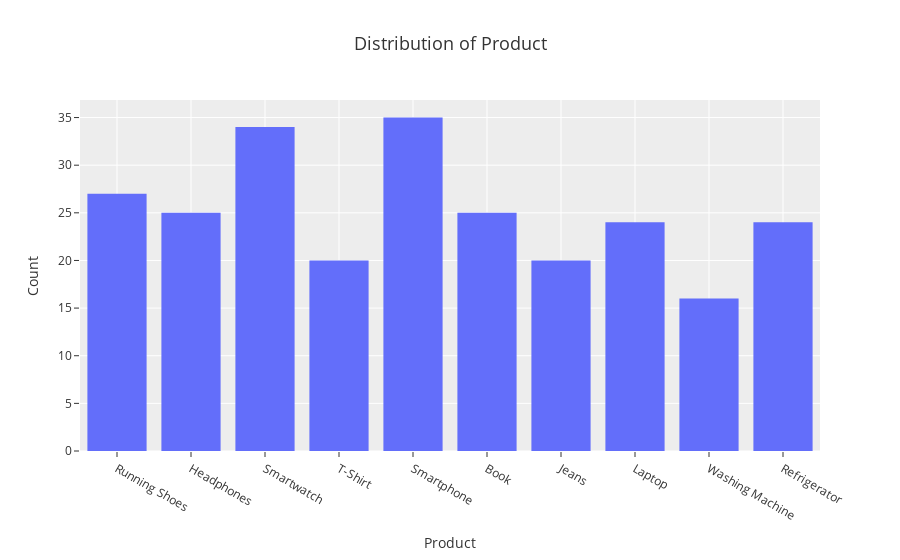
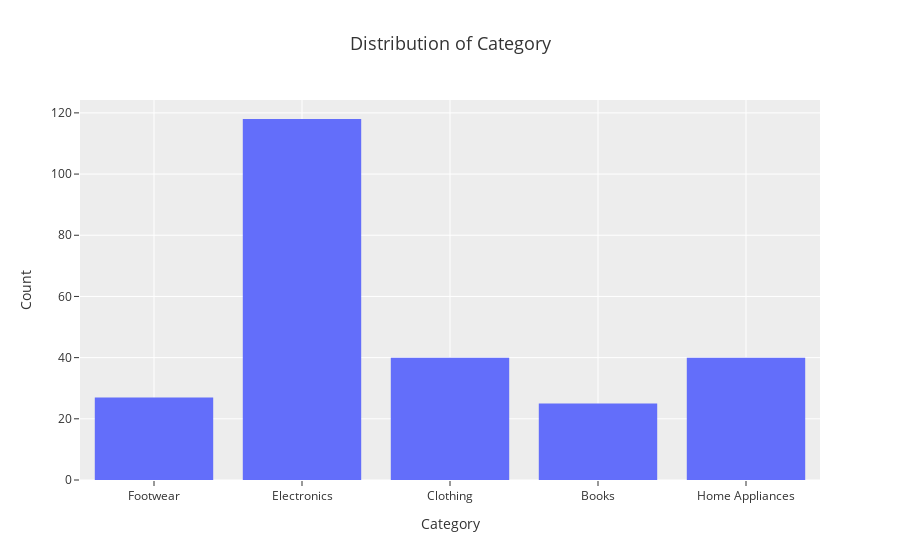
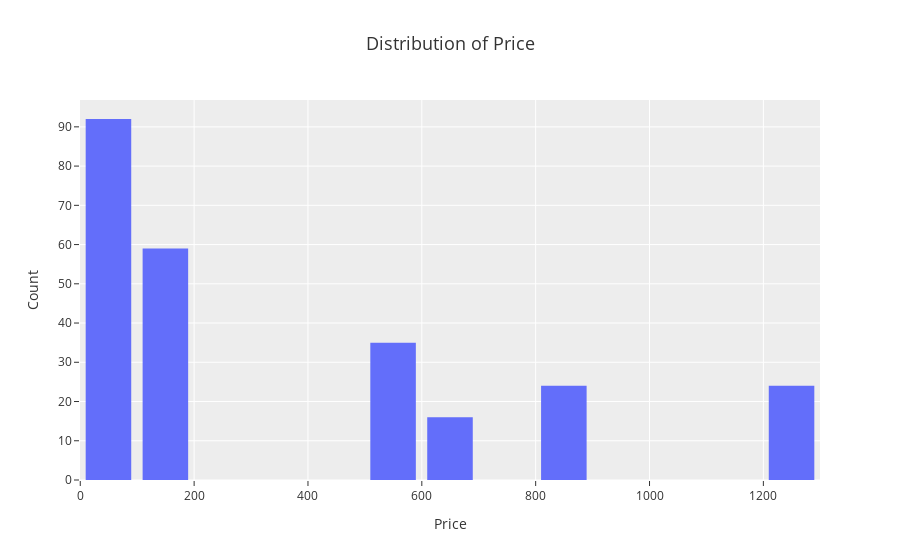
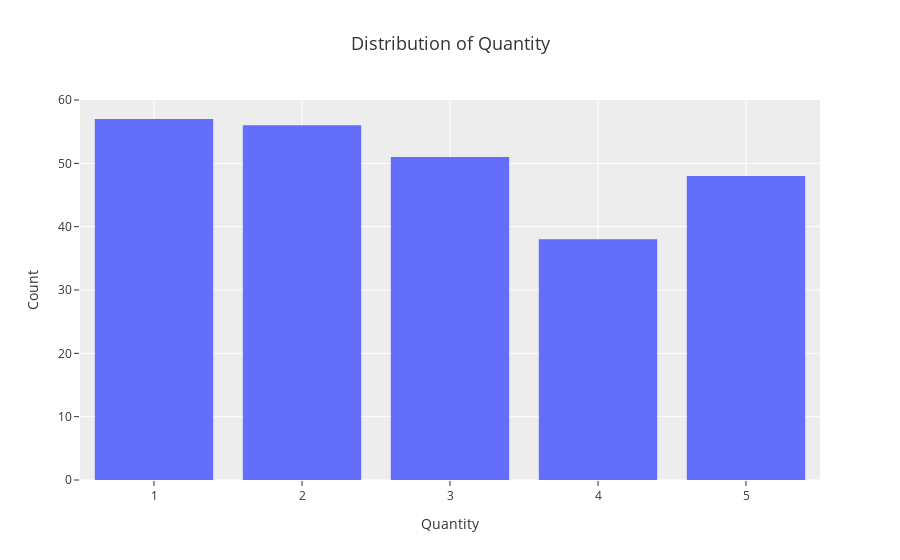

Write notebook code for charts like these, in order.
### Code cell
columns=['Product', 'Category', 'Price', 'Quantity',
       'Total Sales', 'Customer Name', 'Customer Location', 'Payment Method',
       'Status']
for column in columns:
    fig = px.histogram(data_frame=df, x=column, title=f"Distribution of {column}", 
                       color_discrete_sequence=['#636EFA'], template='ggplot2')
    fig.update_layout(title_font_size=18, xaxis_title=column, yaxis_title="Count", 
                      title_x=0.5, bargap=0.2)
    fig.show()

### Figure 1 — Plotly figure (JSON) as saved in the notebook; plotly's stock layout.template omitted (floating-point values rounded to 4 significant figures; data arrays with more than 128 entries replaced by an {"elided": "..."} marker saying what was removed)
{"data": [{"alignmentgroup": "True", "bingroup": "x", "hovertemplate": "Product=%{x}<br>count=%{y}<extra></extra>", "legendgroup": "", "marker": {"color": "#636EFA", "pattern": {"shape": ""}}, "name": "", "offsetgroup": "", "orientation": "v", "showlegend": false, "type": "histogram", "x": {"elided": "250 str values"}, "xaxis": "x", "yaxis": "y"}], "layout": {"autosize": true, "bargap": 0.2, "barmode": "relative", "legend": {"tracegroupgap": 0}, "title": {"font": {"size": 18}, "text": "Distribution of Product", "x": 0.5}, "xaxis": {"anchor": "y", "autorange": true, "domain": [0, 1], "range": [-0.5, 9.5], "title": {"text": "Product"}, "type": "category"}, "yaxis": {"anchor": "x", "autorange": true, "domain": [0, 1], "range": [0, 36.84], "title": {"text": "Count"}}}}

### Figure 2 — Plotly figure (JSON) as saved in the notebook; plotly's stock layout.template omitted (floating-point values rounded to 4 significant figures; data arrays with more than 128 entries replaced by an {"elided": "..."} marker saying what was removed)
{"data": [{"alignmentgroup": "True", "bingroup": "x", "hovertemplate": "Category=%{x}<br>count=%{y}<extra></extra>", "legendgroup": "", "marker": {"color": "#636EFA", "pattern": {"shape": ""}}, "name": "", "offsetgroup": "", "orientation": "v", "showlegend": false, "type": "histogram", "x": {"elided": "250 str values"}, "xaxis": "x", "yaxis": "y"}], "layout": {"autosize": true, "bargap": 0.2, "barmode": "relative", "legend": {"tracegroupgap": 0}, "title": {"font": {"size": 18}, "text": "Distribution of Category", "x": 0.5}, "xaxis": {"anchor": "y", "autorange": true, "domain": [0, 1], "range": [-0.5, 4.5], "title": {"text": "Category"}, "type": "category"}, "yaxis": {"anchor": "x", "autorange": true, "domain": [0, 1], "range": [0, 124.2], "title": {"text": "Count"}}}}

### Figure 3 — Plotly figure (JSON) as saved in the notebook; plotly's stock layout.template omitted (floating-point values rounded to 4 significant figures; data arrays with more than 128 entries replaced by an {"elided": "..."} marker saying what was removed)
{"data": [{"alignmentgroup": "True", "bingroup": "x", "hovertemplate": "Price=%{x}<br>count=%{y}<extra></extra>", "legendgroup": "", "marker": {"color": "#636EFA", "pattern": {"shape": ""}}, "name": "", "offsetgroup": "", "orientation": "v", "showlegend": false, "type": "histogram", "x": {"elided": "250 int values"}, "xaxis": "x", "yaxis": "y"}], "layout": {"autosize": true, "bargap": 0.2, "barmode": "relative", "legend": {"tracegroupgap": 0}, "title": {"font": {"size": 18}, "text": "Distribution of Price", "x": 0.5}, "xaxis": {"anchor": "y", "autorange": true, "domain": [0, 1], "range": [-0.5, 1300.0], "title": {"text": "Price"}, "type": "linear"}, "yaxis": {"anchor": "x", "autorange": true, "domain": [0, 1], "range": [0, 96.84], "title": {"text": "Count"}}}}

### Figure 4 — Plotly figure (JSON) as saved in the notebook; plotly's stock layout.template omitted (floating-point values rounded to 4 significant figures; data arrays with more than 128 entries replaced by an {"elided": "..."} marker saying what was removed)
{"data": [{"alignmentgroup": "True", "bingroup": "x", "hovertemplate": "Quantity=%{x}<br>count=%{y}<extra></extra>", "legendgroup": "", "marker": {"color": "#636EFA", "pattern": {"shape": ""}}, "name": "", "offsetgroup": "", "orientation": "v", "showlegend": false, "type": "histogram", "x": {"elided": "250 int values"}, "xaxis": "x", "yaxis": "y"}], "layout": {"autosize": true, "bargap": 0.2, "barmode": "relative", "legend": {"tracegroupgap": 0}, "title": {"font": {"size": 18}, "text": "Distribution of Quantity", "x": 0.5}, "xaxis": {"anchor": "y", "autorange": true, "domain": [0, 1], "range": [0.5, 5.5], "title": {"text": "Quantity"}, "type": "linear"}, "yaxis": {"anchor": "x", "autorange": true, "domain": [0, 1], "range": [0, 60], "title": {"text": "Count"}}}}
